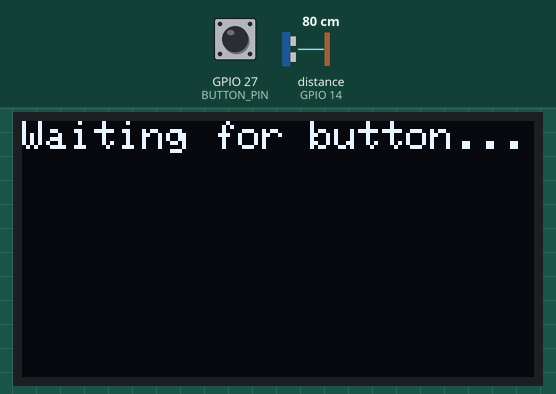
Recording of a sketch running on a simulated ESP32. Parts: 128×64 one-colour display. The test bench sets the inputs (shaded band); at power-on: GPIO 27 (BUTTON_PIN) HIGH, distance to the obstacle (sensor on GPIO 14) 80 cm. The echo pulse lasts 58.3 µs per cm; the display library's start-up logo is not drawn; what the sketch prints to the serial monitor is not drawn.

Above: at 3.3 s.
3.4 s: GPIO 27 (BUTTON_PIN) pulled LOW for 0.15 s
At 4.0 s:
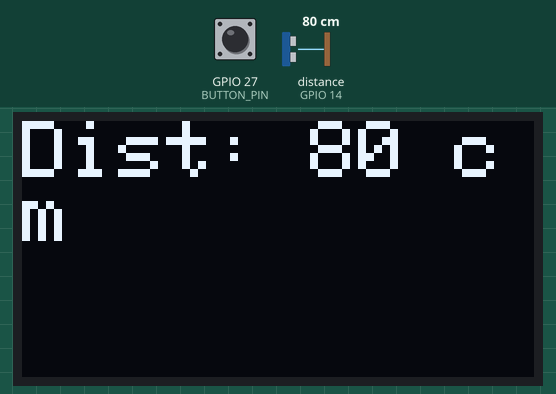
6.5 s: distance to the obstacle (sensor on GPIO 14) set to 2 cm
At 7.6 s:
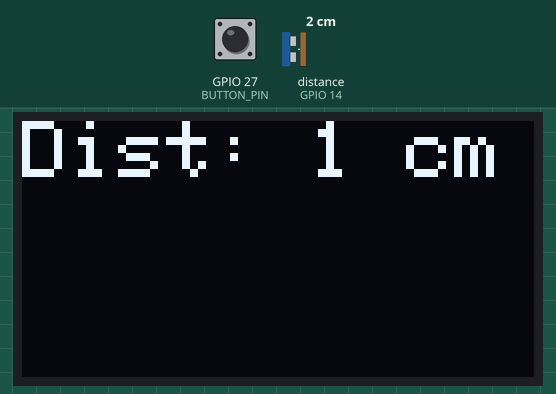
9.5 s: GPIO 27 (BUTTON_PIN) pulled LOW for 1 s
At 9.53 s:
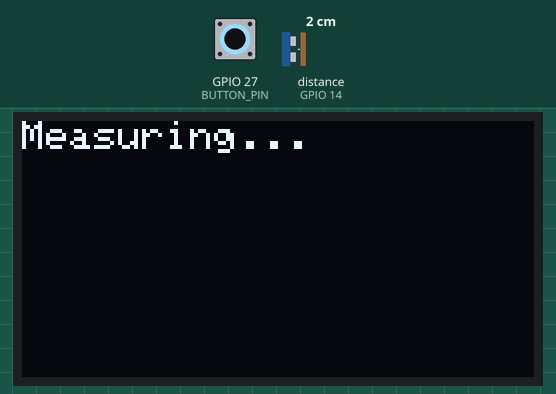
13.5 s: distance to the obstacle (sensor on GPIO 14) set to 4 cm
At 14.1 s:
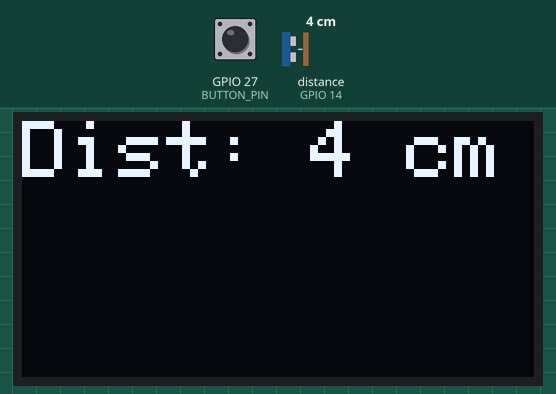
16.0 s: GPIO 27 (BUTTON_PIN) pulled LOW for 3.2 s
Timing chart, 0 to 19.0 s (numbered marks = the images above; inputs shaded):
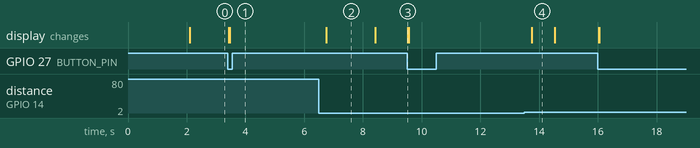

Measured:
- after the input at 3.4 s, the display: first changes at once (image 1 shows a later state)
- after the input at 6.5 s, the display: changes after 0.25 s (image 2)
- after the input at 9.5 s, the display: changes at once (image 3)
- after the input at 13.5 s, the display: changes after 0.25 s (image 4)
- what the display in image 2 shows lasts 1.6 s, from 6.8 s to 8.4 s
- what the display in image 4 shows lasts 0.7 s, from 13.8 s to 14.5 s

The sketch:

distance.ino
```cpp
#include <Wire.h>
#include <Adafruit_GFX.h>
#include <Adafruit_SSD1306.h>

// Display settings
#define SCREEN_WIDTH 128 // OLED display width, in pixels
#define SCREEN_HEIGHT 64 // OLED display height, in pixels
#define OLED_RESET     -1 // Reset pin # (or -1 if sharing Arduino reset pin)
#define SCREEN_ADDRESS 0x3C ///< See datasheet for Address. 0x3D for 128x64, 0x3C for 128x32

Adafruit_SSD1306 display(SCREEN_WIDTH, SCREEN_HEIGHT, &Wire, OLED_RESET);

// Pin definitions
const int BUTTON_PIN = 27;
const int TRIG_PIN = 12;
const int ECHO_PIN = 14;

// Distance measurement variables

long duration;
int distance;

// State variables
bool isMeasuring = false;
unsigned long measurementStartTime = 0;
unsigned long lastMeasurementTime = 0;
const unsigned long MEASUREMENT_INTERVAL = 300; // Measure every 300 ms
const unsigned long MEASUREMENT_DURATION = 5000; // Measure for 5 seconds

void setup() {
  Serial.begin(115200);

  // Initialize display
  Wire.begin(16, 17); // SDA, SCL
  if(!display.begin(SSD1306_SWITCHCAPVCC, SCREEN_ADDRESS)) {
    Serial.println(F("SSD1306 allocation failed"));
    for(;;); // Don't proceed, loop forever
  }
  display.display();
  delay(2000); // Pause for 2 seconds

  // Clear the buffer
  display.clearDisplay();
  display.display();

  // Pin modes
  pinMode(BUTTON_PIN, INPUT_PULLUP); // Use internal pull-up resistor
  pinMode(TRIG_PIN, OUTPUT);
  pinMode(ECHO_PIN, INPUT);

  Serial.println("System ready. Waiting for button press.");
  displayMessage("Waiting for button...");
}

void loop() {
  if (!isMeasuring) {
    // Waiting for button press
    if (digitalRead(BUTTON_PIN) == LOW) { // Button is pressed (assuming active low)
      Serial.println("Button pressed. Starting measurement.");
      isMeasuring = true;
      measurementStartTime = millis();
      lastMeasurementTime = millis() - MEASUREMENT_INTERVAL; // To trigger immediate first measurement
      displayMessage("Measuring...");
    }
  } else {
    // Measuring state
    unsigned long currentTime = millis();

    // Check if 5 seconds have passed
    if (currentTime - measurementStartTime >= MEASUREMENT_DURATION) {
      Serial.println("5 seconds passed. Stopping measurement.");
      isMeasuring = false;
      displayMessage("Measurement complete.\nWaiting for button...");
      return; // Exit this loop iteration to return to button waiting
    }

    // Perform measurement if interval has passed
    if (currentTime - lastMeasurementTime >= MEASUREMENT_INTERVAL) {
      lastMeasurementTime = currentTime;
      measureDistance();
      if (distance == 0) {
        delay(10);
        return;
      }
      displayDistance(distance);
    }
  }
}

void measureDistance() {
  digitalWrite(TRIG_PIN, HIGH);
  delayMicroseconds(10);

  digitalWrite(TRIG_PIN, LOW);

  duration = pulseIn(ECHO_PIN, HIGH);
  distance = duration * 0.0344 / 2;

  // Debug output
  Serial.print("Duration: ");
  Serial.println(duration);
  Serial.print("Distance (calc): ");
  Serial.println(distance);
}

void displayMessage(const char* message) {
  display.clearDisplay();
  display.setTextSize(1);
  display.setTextColor(SSD1306_WHITE);
  display.setCursor(0,0);
  display.println(message);
  display.display();
}

void displayDistance(int dist) {
  display.clearDisplay();
  display.setTextSize(2);
  display.setTextColor(SSD1306_WHITE);
  display.setCursor(0,0);
  display.print("Dist: ");
  display.print(dist);
  display.println(" cm");
  display.display();
} 
```
